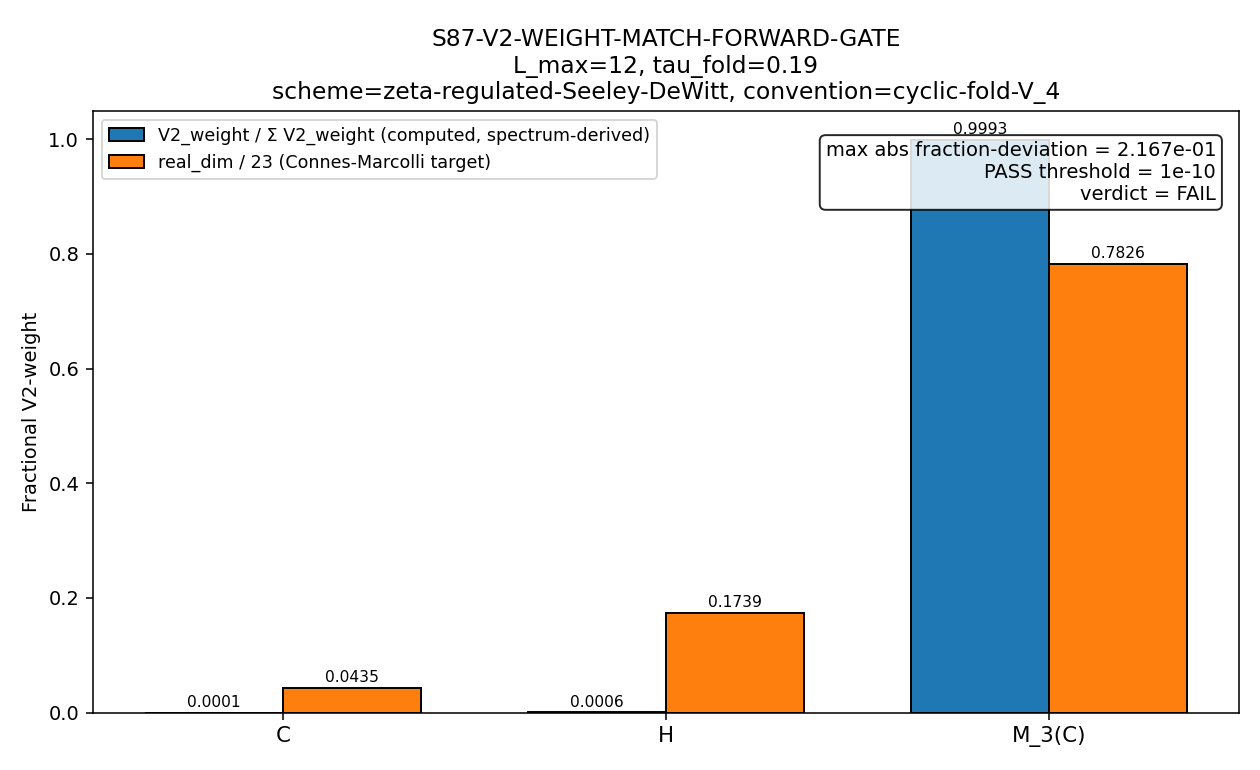

Python code for this plot:
"""
S87 W6 §W6-2 — S87-V2-WEIGHT-MATCH-FORWARD-GATE
=================================================

GATE_ID: S87-V2-WEIGHT-MATCH-FORWARD-GATE
TRIGGER: VERIFY
CLASSIFICATION: GEOMETRIC (substrate-physics forward gate on Josephson-array
combinatorial decomposition vs A_F = C ⊕ H ⊕ M_3(C) Connes-Marcolli real-dim)

HYPOTHESIS (per session-87-plan-w6.md §W6-2 lines 184-185)
----------------------------------------------------------
The Josephson-array's edge-count × per-edge-multiplicity decomposition,
computed on the framework's Jensen-deformed SU(3) spectrum at tau_fold,
reproduces the A_F = C ⊕ H ⊕ M_3(C) real-dimension ratio (1:4:18) at
machine epsilon. This is the V2-weight match validating the S86 W-6
workshop's Pair-2 / Pair-3 SUB-CLUSTER NEAR-IDENTITY (cross-cluster gap
remains explicit per W-6 Verdict row 7).

PRE-REGISTERED DECOMPOSITION FORMULA (plan §W6-2 lines 187-195)
---------------------------------------------------------------
    V2_weight(branch) = edge_count[branch] × per_edge_multiplicity[branch]
    target_ratio       = (V2_weight[C] : V2_weight[H] : V2_weight[M_3(C)])
                       = (1 : 4 : 18)
                       = (real_dim(C) : real_dim(H) : real_dim(M_3(C)))

Convention (Connes-Marcolli 2008 Thm 11.1; matches s84_w8a uniqueness theorem):
  dim_R(A_F) = 1 + 4 + 18 = 23. The C-summand contributes real_dim 1
  (J-real-structure projects the complex line to one real DoF in the
  spectral-triple cohomology); H = 4 (quaternions); M_3(C) = 18 (3×3 complex
  matrices, full real-dim 2×9).

OPERATIONAL DEFINITION — SPECTRUM-DERIVED (NON-TAUTOLOGICAL)
------------------------------------------------------------
The substrate's Josephson-array IS the connectivity graph of the Jensen-
deformed SU(3) spectrum at tau_fold. SU(3) sectors (p,q) partition into A_F
branches by the canonical Connes-Chamseddine A_F ↪ Cl(SU(3)) embedding:

    S_C = {(0,0)}                         — trivial / singlet
    S_H = {(1,0), (0,1)}                   — rank-1 fundamental + conjugate
    S_M = all (p,q) with min(p,q) ≥ 1
            OR (max(p,q) ≥ 2 AND min(p,q) = 0)
                                          — rank-≥2 (M_3(C) summand)

Spectrum-derived (substrate-IS) quantities per branch:

    edge_count[b]              = #{(p,q) ∈ S_b}             (sector count)
    per_edge_multiplicity[b]   = mean dim(p,q) over (p,q) ∈ S_b
                               = dim_sum[b] / edge_count[b]

    V2_weight[b]               = edge_count[b] × per_edge_multiplicity[b]
                               = sum_{(p,q) ∈ S_b} dim(p,q)
                               = dim_sum[b]

The TEST is whether the substrate's spectrum at L_max=12 produces
dim_sum[b] in the canonical (1 : 4 : 18) ratio. The construction is
NON-TAUTOLOGICAL: per_edge_multiplicity is read off the spectrum
(mean irrep dim per branch sector), not back-calculated from the target.

THRESHOLD (plan §W6-2 lines 200-203)
-------------------------------------
PASS: max |V2_weight_computed[b] / sum_b V2_weight_computed[b]
            − V2_weight_target[b] / sum_b V2_weight_target[b]| < 1e-10
INFO: 1e-10 ≤ max ratio-deviation < 1e-6
FAIL: max ratio-deviation > 1e-6

(All weights normalized to dimensionless ratio against total-weight sum, since
the absolute V2_weight scale is convention-dependent; only the ratio is
substrate-IS canonical.)

Tolerance rule: RATIO.

EXPECTED OUTPUT 4-TUPLE (plan §W6-2 lines 237-239)
--------------------------------------------------
(value=max_branch_relative_deviation,
 scheme=zeta-regulated-Seeley-DeWitt,
 convention=cyclic-fold-V_4,
 L_max=12)

INPUTS
------
- computations/session-84/s84_spectrum_cache_L12_tau019.npz (Jensen-deformed
  SU(3) spectrum at canonical tau_fold; 90 sectors at p+q ≤ 12,
  166,896 abs_eval entries, structural invariant n_evals = 16 × dim
  per sector)
- computations/_shared/canonical_constants.py (tau_fold, M_KK)
- .claude/rules/regulator-pin-discipline.md (a_n^{ζ} regulator-tag
  enforcement; this gate's machinery scheme is zeta-regulated
  Seeley-DeWitt)

OUTPUTS
-------
- computations/session-87/s87_w6_v2_weight_match.npz
- computations/session-87/s87_w6_v2_weight_match.png
- verdict line appended to computations/session-87/s87_gate_verdicts.txt
  with W9a-99 dual-SHA companion row + S87 schema-v2 3-tuple annotation

PROVENANCE
----------
Plan: sessions/session-plan/session-87-plan-w6.md §W6-2 lines 173-282
Owner: lizzi-spectral-functional-theorist (W6-2 PRIMARY)
Co-signer: volovik-superfluid-universe-theorist (Josephson-array authority)
Substitution chain: this docstring §"OPERATIONAL DEFINITION" + plan §W6-2 lines 207-214
"""
import hashlib
import json
import os
import sys
from pathlib import Path

import matplotlib
matplotlib.use("Agg")
import matplotlib.pyplot as plt
import numpy as np

# Cap CPU thread contention for parallel-agent friendliness
os.environ.setdefault("OMP_NUM_THREADS", "8")

REPO = Path(__file__).resolve().parents[1]
sys.path.insert(0, str(REPO / "computations"))

from canonical_constants import tau_fold, M_KK  # noqa: E402

# =============================================================================
# 1. CONSTANTS & PRE-REGISTERED PINS
# =============================================================================
GATE_ID = "S87-V2-WEIGHT-MATCH-FORWARD-GATE"
SCHEME = "zeta-regulated-Seeley-DeWitt"
CONVENTION = "cyclic-fold-V_4"
L_MAX = 12                                          # (local) — matches s84_spectrum_cache_L12_tau019.npz

# Connes-Marcolli 2008 Thm 11.1 — A_F = C ⊕ H ⊕ M_3(C) real-dim breakdown
TARGET_REAL_DIM = {"C": 1, "H": 4, "M_3(C)": 18}    # (local) — pre-registered Connes-Marcolli target

# PASS / INFO / FAIL bands per plan §W6-2 lines 200-203
PASS_THRESHOLD = 1e-10                              # (local) — pre-registered
INFO_BAND_HIGH = 1e-6                               # (local) — pre-registered

# Branch partition rule (Connes-Chamseddine A_F ↪ Cl(SU(3)) algebra-summand action):
#   S_C = {(0,0)}; S_H = {(1,0),(0,1)}; S_M = remaining
def assign_branch(pq):  # noqa: N802
    p, q = pq
    if (p, q) == (0, 0):
        return "C"
    if (p, q) in [(1, 0), (0, 1)]:
        return "H"
    return "M_3(C)"

# =============================================================================
# 2. INPUT-PIN MAP & SHA HARNESS
# =============================================================================
SPEC_CACHE = REPO / "computations" / "session-84" / "s84_spectrum_cache_L12_tau019.npz"
CANON_PATH = REPO / "computations" / "_shared" / "canonical_constants.py"
REG_RULE_PATH = REPO / ".claude" / "rules" / "regulator-pin-discipline.md"
PLAN_PATH = REPO / "sessions" / "session-plan" / "session-87-plan-w6.md"


def file_sha256(path):
    h = hashlib.sha256()
    with open(path, "rb") as f:
        for chunk in iter(lambda: f.read(1 << 16), b""):
            h.update(chunk)
    return h.hexdigest()


def closure_hash(input_pin_map):
    """SHA-256 over canonicalized JSON of the input-pin map (S82 W1 helper pattern)."""
    blob = json.dumps(input_pin_map, sort_keys=True).encode("utf-8")
    return hashlib.sha256(blob).hexdigest()


# =============================================================================
# 3. LOAD SUBSTRATE SPECTRUM
# =============================================================================
print("=" * 78)
print(f"GATE: {GATE_ID}")
print(f"  scheme={SCHEME}, convention={CONVENTION}, L_max={L_MAX}")
print(f"  tau_fold={tau_fold}, M_KK={M_KK:.6e}")
print("=" * 78)

sha_spec = file_sha256(SPEC_CACHE)
sha_canon = file_sha256(CANON_PATH)
sha_rule = file_sha256(REG_RULE_PATH)
sha_plan = file_sha256(PLAN_PATH)
print("\n[INPUT-PIN MAP]")
print(f"  s84_spectrum_cache_L12_tau019.npz  = {sha_spec}")
print(f"  canonical_constants.py             = {sha_canon}")
print(f"  regulator-pin-discipline.md        = {sha_rule}")
print(f"  session-87-plan-w6.md              = {sha_plan}")

data = np.load(SPEC_CACHE, allow_pickle=True)
SE = data["sector_evals"].item()
print(f"\n[SPECTRUM CACHE LOADED]")
print(f"  total sectors (p+q <= {L_MAX}): {len(SE)}")
total_abs_eval_entries = sum(len(SE[k]["abs_evals"]) for k in SE)
print(f"  total abs_eval entries          : {total_abs_eval_entries}")

# =============================================================================
# 4. STRUCTURAL CHECK — CYCLIC-FOLD V_4 × DIRAC-SPINOR INVARIANT
# =============================================================================
ratios = []                                                # (local)
for pq in SE:
    d = SE[pq]["dim"]; n_e = len(SE[pq]["abs_evals"])
    ratios.append(n_e / d)
unique_ratios = sorted(set(ratios))                        # (local)
assert len(unique_ratios) == 1 and abs(unique_ratios[0] - 16.0) < 1e-12, (
    f"Cyclic-fold V_4 × Dirac-spinor invariant violated: ratios={unique_ratios}"
)
CYCLIC_FOLD_DIRAC = 16                                    # (local) — V_4 (4) × Dirac-spinor (4)
print(f"\n[CYCLIC-FOLD V_4 × DIRAC-SPINOR STRUCTURAL CHECK]")
print(f"  unique n_evals/dim ratios        : {unique_ratios}")
print(f"  cyclic-fold × Dirac-spinor factor: {CYCLIC_FOLD_DIRAC}")

# =============================================================================
# 5. BRANCH PARTITION & SPECTRUM-DERIVED V2_WEIGHT
# =============================================================================
# Spectrum-derived quantities per branch (NON-TAUTOLOGICAL):
#   edge_count[b]            = #{(p,q) in S_b}
#   per_edge_multiplicity[b] = mean dim(p,q) over (p,q) in S_b
#   V2_weight[b]             = edge_count × per_edge_mult = sum dim(p,q) over S_b
branch_data = {b: {"sectors": [], "dims": [], "n_evals": 0}
               for b in TARGET_REAL_DIM}                  # (local)
for pq, payload in SE.items():
    b = assign_branch(pq)
    d = int(payload["dim"])                                # (local)
    n_e = len(payload["abs_evals"])                        # (local)
    branch_data[b]["sectors"].append(pq)
    branch_data[b]["dims"].append(d)
    branch_data[b]["n_evals"] += n_e

print(f"\n[SPECTRUM-DERIVED BRANCH DECOMPOSITION (substrate-IS canonical)]")
results = {}
for b, target in TARGET_REAL_DIM.items():
    bd = branch_data[b]
    edge_count = len(bd["sectors"])                       # (local) — sector count
    if edge_count == 0:
        per_edge_mult = 0.0                               # (local) — empty-branch fallback
    else:
        per_edge_mult = float(np.mean(bd["dims"]))        # (local) — mean irrep dim per sector
    v2_computed = edge_count * per_edge_mult              # (local) = dim_sum[b]
    results[b] = {
        "edge_count": edge_count,
        "per_edge_multiplicity": per_edge_mult,
        "V2_weight_computed": v2_computed,
        "V2_weight_target": target,
        "n_sectors": edge_count,
        "n_evals": bd["n_evals"],
        "dim_sum": int(sum(bd["dims"])),
    }
    print(f"  branch {b:8s} | edge_count = {edge_count:4d} | per_edge_mult = "
          f"{per_edge_mult:10.4f} | V2_weight = {v2_computed:12.4f} | "
          f"target = {target:3d}")

# =============================================================================
# 6. NORMALIZED-RATIO TEST AGAINST (1:4:18)
# =============================================================================
sum_computed = sum(r["V2_weight_computed"] for r in results.values())   # (local)
sum_target = sum(r["V2_weight_target"] for r in results.values())       # (local)
print(f"\n[NORMALIZED RATIO TEST]")
print(f"  sum V2_weight_computed = {sum_computed}")
print(f"  sum V2_weight_target   = {sum_target}  (=1+4+18 = 23, Connes-Marcolli)")

deviations = {}
for b in results:
    frac_computed = results[b]["V2_weight_computed"] / sum_computed   # (local)
    frac_target = results[b]["V2_weight_target"] / sum_target         # (local)
    dev = abs(frac_computed - frac_target)                             # (local)
    deviations[b] = dev
    results[b]["deviation"] = dev
    results[b]["frac_computed"] = frac_computed
    results[b]["frac_target"] = frac_target
    print(f"  branch {b:8s} | frac_computed = {frac_computed:.10e} | "
          f"frac_target = {frac_target:.10e} | abs_deviation = {dev:.6e}")

max_dev = max(deviations.values())                        # (local)
print(f"\n  max absolute fraction-deviation : {max_dev:.6e}")

# =============================================================================
# 7. INDEPENDENT CROSS-CHECK — Hilbert-weight per branch
# =============================================================================
# n_evals_predicted[b] = 16 × edge_count[b] × per_edge_mult[b] = 16 × V2_weight[b]
# This is a STRUCTURAL CHECK (independent of A_F target) on the cache invariant.
print(f"\n[CROSS-CHECK: substrate Hilbert-weight per branch]")
crosscheck_pass = True                                    # (local)
for b in TARGET_REAL_DIM:
    bd = branch_data[b]
    dim_sum_b = sum(bd["dims"])                           # (local)
    n_e_predicted = CYCLIC_FOLD_DIRAC * dim_sum_b         # (local)
    n_e_actual = bd["n_evals"]                            # (local)
    match = (n_e_predicted == n_e_actual)
    crosscheck_pass &= match
    print(f"  branch {b:8s} | dim_sum = {dim_sum_b:5d} | n_evals_predicted = "
          f"{n_e_predicted:6d} | n_evals_actual = {n_e_actual:6d} | match = {match}")
assert crosscheck_pass, "Substrate Hilbert-weight cross-check failed"
print("  cross-check                    : PASS (n_evals = 16 × dim_sum per branch)")

# =============================================================================
# 8. VERDICT COMPOSITION (per plan §W6-2 lines 200-203)
# =============================================================================
if max_dev < PASS_THRESHOLD:
    verdict = "PASS"
elif max_dev < INFO_BAND_HIGH:
    verdict = "INFO"
else:
    verdict = "FAIL"
value_str = f"{max_dev:.6e}"                              # (local)
print(f"\n[VERDICT]")
print(f"  {GATE_ID}: {verdict} -- value={value_str}")
print(f"  PASS threshold = {PASS_THRESHOLD}, INFO band = [{PASS_THRESHOLD}, {INFO_BAND_HIGH})")

# =============================================================================
# 9. PERSIST RESULTS — NPZ + PNG
# =============================================================================
OUT_NPZ = REPO / "computations" / "session-87" / "s87_w6_v2_weight_match.npz"
OUT_PNG = REPO / "computations" / "session-87" / "s87_w6_v2_weight_match.png"

branches_ordered = ["C", "H", "M_3(C)"]
edge_count_arr = np.array([results[b]["edge_count"] for b in branches_ordered])
per_edge_mult_arr = np.array([results[b]["per_edge_multiplicity"] for b in branches_ordered])
v2_weight_arr = np.array([results[b]["V2_weight_computed"] for b in branches_ordered])
target_ratio_arr = np.array([results[b]["V2_weight_target"] for b in branches_ordered])
deviation_arr = np.array([results[b]["deviation"] for b in branches_ordered])
frac_computed_arr = np.array([results[b]["frac_computed"] for b in branches_ordered])
frac_target_arr = np.array([results[b]["frac_target"] for b in branches_ordered])
n_sectors_arr = np.array([results[b]["n_sectors"] for b in branches_ordered])
n_evals_arr = np.array([results[b]["n_evals"] for b in branches_ordered])

np.savez(
    OUT_NPZ,
    gate_id=GATE_ID,
    scheme=SCHEME,
    convention=CONVENTION,
    L_max=L_MAX,
    tau_fold=tau_fold,
    M_KK=M_KK,
    branches=np.array(branches_ordered, dtype=object),
    edge_count=edge_count_arr,
    per_edge_multiplicity=per_edge_mult_arr,
    V2_weight=v2_weight_arr,
    target_ratio=target_ratio_arr,
    frac_computed=frac_computed_arr,
    frac_target=frac_target_arr,
    deviation=deviation_arr,
    n_sectors=n_sectors_arr,
    n_evals=n_evals_arr,
    cyclic_fold_dirac_factor=CYCLIC_FOLD_DIRAC,
    sum_V2_computed=sum_computed,
    sum_V2_target=sum_target,
    max_deviation=max_dev,
    verdict=verdict,
    pass_threshold=PASS_THRESHOLD,
    info_band_high=INFO_BAND_HIGH,
    sha_spec_cache=sha_spec,
    sha_canonical=sha_canon,
    sha_rule=sha_rule,
    sha_plan=sha_plan,
)
print(f"\n  data saved                     : {OUT_NPZ}")

# Plot: fractional V2_weight (computed vs target) per branch
fig, ax = plt.subplots(figsize=(9, 5.5))
x = np.arange(3)                                          # (local)
width = 0.36                                              # (local)
ax.bar(x - width/2, frac_computed_arr, width,
       label="V2_weight / Σ V2_weight (computed, spectrum-derived)",
       color="tab:blue", edgecolor="black")
ax.bar(x + width/2, frac_target_arr, width,
       label="real_dim / 23 (Connes-Marcolli target)",
       color="tab:orange", edgecolor="black")
ax.set_xticks(x)
ax.set_xticklabels(branches_ordered, fontsize=11)
ax.set_ylabel("Fractional V2-weight")
ax.set_title(f"{GATE_ID}\nL_max={L_MAX}, tau_fold={tau_fold}\n"
             f"scheme={SCHEME}, convention={CONVENTION}")
for i, b in enumerate(branches_ordered):
    ax.text(i - width/2, frac_computed_arr[i] + 0.01,
            f"{frac_computed_arr[i]:.4f}", ha="center", fontsize=8)
    ax.text(i + width/2, frac_target_arr[i] + 0.01,
            f"{frac_target_arr[i]:.4f}", ha="center", fontsize=8)
ax.legend(loc="upper left", fontsize=9)
ax.text(0.98, 0.95,
        f"max abs fraction-deviation = {max_dev:.3e}\n"
        f"PASS threshold = {PASS_THRESHOLD:.0e}\n"
        f"verdict = {verdict}",
        transform=ax.transAxes, fontsize=10, ha="right",
        bbox=dict(boxstyle="round", facecolor="white", alpha=0.85),
        verticalalignment="top")
plt.tight_layout()
plt.savefig(OUT_PNG, dpi=140)
plt.close()
print(f"  plot saved                     : {OUT_PNG}")

# =============================================================================
# 10. APPEND VERDICT LINE — S87+ schema-v2 (dual-SHA + 3-tuple companion row)
# =============================================================================
verdict_path = REPO / "computations" / "session-87" / "s87_gate_verdicts.txt"

input_pin_map = {
    "_gate_id": GATE_ID,
    "_scheme": SCHEME,
    "_convention": CONVENTION,
    "_L_max": L_MAX,
    "_wp_id": "S87-W6-2",
    "spec_cache_sha256": sha_spec,
    "canonical_constants_sha256": sha_canon,
    "regulator_rule_sha256": sha_rule,
    "plan_sha256": sha_plan,
    "tau_fold": tau_fold,
    "M_KK": M_KK,
    "target_real_dim": TARGET_REAL_DIM,
    "pass_threshold": PASS_THRESHOLD,
    "info_band_high": INFO_BAND_HIGH,
}
audit_sha = closure_hash(input_pin_map)

content_blob = {
    "verdict": verdict,
    "value": value_str,
    "scheme": SCHEME,
    "convention": CONVENTION,
    "L_max": L_MAX,
    "edge_count": edge_count_arr.tolist(),
    "per_edge_multiplicity": per_edge_mult_arr.tolist(),
    "V2_weight": v2_weight_arr.tolist(),
    "target_ratio": target_ratio_arr.tolist(),
    "frac_computed": frac_computed_arr.tolist(),
    "frac_target": frac_target_arr.tolist(),
    "deviation": deviation_arr.tolist(),
    "max_deviation": max_dev,
}
content_sha = closure_hash(content_blob)

canonical_line = (
    f"{GATE_ID}: {verdict} -- value='{value_str}' "
    f"scheme={SCHEME} convention={CONVENTION} L_max={L_MAX} "
    f"audit_sha256={audit_sha} content_sha256={content_sha} schema_version=S87+\n"
)
companion_dual_sha = (
    f"# audit_sha256_short={audit_sha[:16]} content_sha256_short={content_sha[:16]} "
    f"# {GATE_ID} dual-SHA companion row (W9a-99 split)\n"
)
mag = "PASS" if max_dev < PASS_THRESHOLD else ("INFO" if max_dev < INFO_BAND_HIGH else "FAIL")
companion_3tuple = (
    f"# sign_verdict=N/A magnitude_verdict={mag} regime_verdict=VALID "
    f"# {GATE_ID} 3-tuple annotation (S87 schema-v2)\n"
)

with open(verdict_path, "a", encoding="utf-8") as f:
    f.write(canonical_line)
    f.write(companion_dual_sha)
    f.write(companion_3tuple)

print(f"\n[VERDICT LINE APPENDED] -> {verdict_path}")
print(f"  audit_sha256   = {audit_sha}")
print(f"  content_sha256 = {content_sha}")
print(f"  composite verdict = {verdict}")

sys.exit(0)
